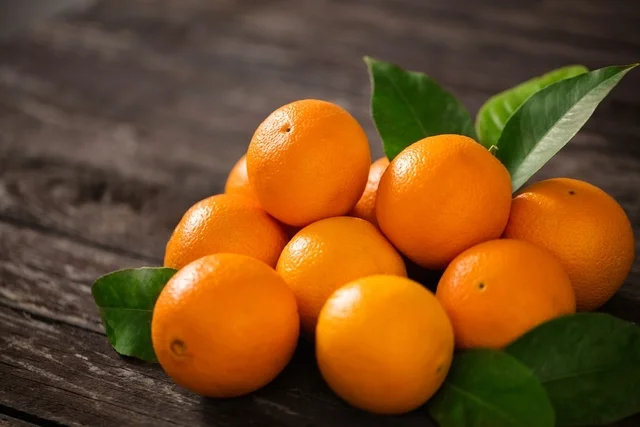
//> input picture 99_devcloud/laranja.jpg, 640 x 427 px, given in place of the camera
$ ./hsv-detect   (built with g++ and OpenCV 4)
//> lines starting //> are read from the running program, lines starting //| are printed output that depends on the picture; after the words box and inside, x2 and y2 are one past the last pixel; in counts of white or black regions, pixels touching at a corner belong together
/*
  @file hsv-detect.cpp
  @author Alessandro de Oliveira Faria (A.K.A. CABELO)
  @brief Example of how to identify object with the HSV color space. With the example in /samples/cpp/tutorial_code/ImgProc/Threshold_inRange.cpp, we can use the values lowH, lowS, lowV, highH, highS, highV in the inRange function. See the example in this video: https://www.youtube.com/watch?v=oPOv4P1EqTI . Questions and suggestions email to: Alessandro de Oliveira Faria cabelo[at]opensuse[dot]org or OpenCV Team.
  @date Aug 20, 2020
  @example /hsv-detect --obj1Lower="107 119 0" --obj1Upper="136 234 162" --label2="Bola"

OpenCV >= 4.0.0 : g++ `pkg-config --cflags opencv4` `pkg-config --libs opencv4` hsv-detect.cpp -o hsv-detect
OpenCV <  4.0.0 : g++ `pkg-config --cflags opencv` `pkg-config --libs opencv` hsv-detect.cpp -o hsv-detect
*/
#include <opencv2/dnn.hpp>
#include <opencv2/imgproc.hpp>
#include <opencv2/highgui.hpp>
#include <iostream>

std::string keys =
    "{ help  h     | | Print help message. }"
    "{ obj1Lower   |41 94 0|  HSV low value of the object1. }"
    "{ obj1Upper   |91 255 255| HSV high value of the object1. }"
    "{ obj2Lower   |134 116 82| HSV low value of the object2. }"
    "{ obj2Upper   |179 255 255| HSV high value of the object2. }"
    "{ minArea     | 1000 | Minimum area value. }"
    "{ label1      | Apple | Name of object1. }"
    "{ label2      | Lemon | Name of object2. }";

using namespace cv;
using namespace std;


Scalar calcLargestArea(Mat mask, vector<vector<Point>> &contours)
{
	int largest_contour_index = 0;
	int largest_area = 0;
	double a;
	dilate(mask,mask, Mat(), Point(-1,-1),1);
	erode(mask,mask, Mat(), Point(-1,-1), 3);
	findContours(mask, contours, RETR_LIST, CHAIN_APPROX_NONE);
   for( int i = 0; i< contours.size(); i++ )
   {
		a=contourArea( contours[i],false);
		if(a>largest_area)
		{
 			largest_area=a;
			largest_contour_index=i;
		}
	}
	return Scalar(largest_contour_index, largest_area,countNonZero(mask));
}

int main(int argc, char** argv)
{
	CommandLineParser parser(argc, argv, keys);
	parser = CommandLineParser(argc, argv, keys);
	parser.about("Use this example o run object detection with HSV using OpenCV.");
	if (parser.has("help"))
	{
		parser.printMessage();
		return 0;
	}

	String labels[] = { parser.get<String>("label1"), parser.get<String>("label2") };

	Scalar obj1Lower = parser.get<Scalar>("obj1Lower");
	Scalar obj1Upper = parser.get<Scalar>("obj1Upper");

	Scalar obj2Lower = parser.get<Scalar>("obj2Lower");
	Scalar obj2Upper = parser.get<Scalar>("obj2Upper");
	int minArea      = parser.get<int>("minArea");

	bool testObj;
	Mat frame,image,OutputImageMask1,OutputImageMask2;
	vector<vector<Point>>  contours;
	float _x,_y,radius;
	Scalar result;
	Point2f center,_center;
	int iLastX,iLastY = -1;


	VideoCapture cap;
	cap.open(0);

	cap>>frame;
//> frame is the input picture: 427 rows x 640 cols, CV_8UC3; mean B, G, R 33.3, 75.7, 117.3
	Mat imgLines = Mat::zeros( frame.size(), CV_8UC3 );
	while(true)
	{
		cap>>frame;
		cvtColor(frame, image,  COLOR_BGR2HSV);
//> image: 427 rows x 640 cols, CV_8UC3; mean H, S, V 16.2, 156.5, 120.1

		inRange(image,obj1Lower,obj1Upper,OutputImageMask1);
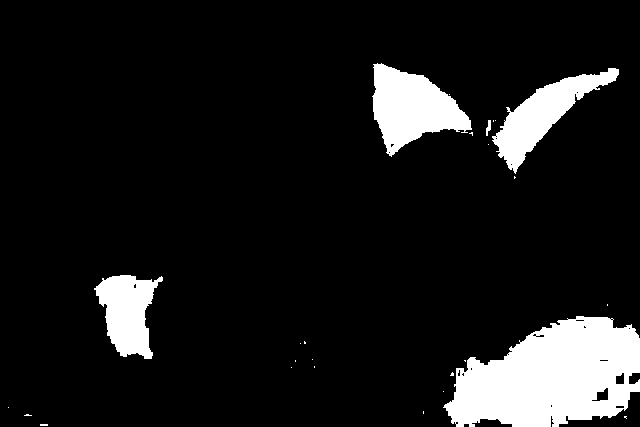
//> OutputImageMask1: 427 rows x 640 cols, CV_8UC1; 10.4% white; 26 white regions (21 under 20 px), largest, box (x1, y1, x2, y2) and area: (443, 316, 640, 427) 15217, (372, 63, 472, 157) 5236, (492, 68, 619, 174) 4295, (94, 275, 163, 359) 3496, (486, 120, 491, 136) 49
		inRange(image,obj2Lower,obj2Upper,OutputImageMask2);
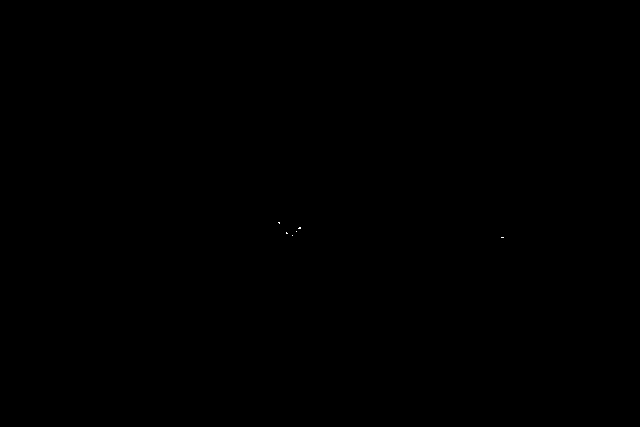
//> OutputImageMask2: 427 rows x 640 cols, CV_8UC1; 0.01% white in thin lines or dots, all inside (x1, y1, x2, y2) = (278, 222, 504, 238)

		testObj = (countNonZero(OutputImageMask1)> countNonZero(OutputImageMask2));
//> testObj = true
		result = calcLargestArea((testObj == 1?OutputImageMask1:OutputImageMask2),contours);
//> in calcLargestArea, `erode(mask,mask, Mat(), Point(-1,-1), 3);`:
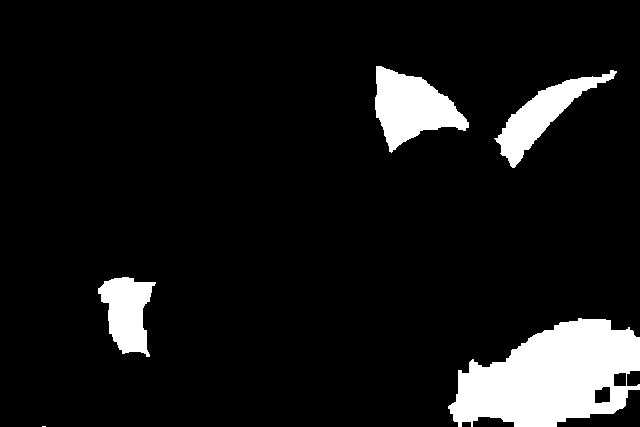
//> mask: 427 rows x 640 cols, CV_8UC1; 9% white; 5 white regions (1 under 20 px)
//> in calcLargestArea, `findContours(mask, contours, RETR_LIST, CHAIN_APPROX_NONE);`: contours = 7 contours, 1 with area under 20; largest, box (x1, y1, x2, y2) and area: (448, 318, 640, 427) 14018, (375, 66, 469, 153) 4346, (494, 70, 617, 168) 3236, (98, 277, 156, 357) 2740, (594, 386, 611, 404) 238, (613, 372, 627, 387) 174
//> the loop in calcLargestArea, `for( int i = 0; i< contours.size(); i++ )` made 7 passes
//> (a, largest_area) on passes 2, 4: (238.5, 238), (14017.5, 14017)
//> a on passes 1, 3, 5, 6, 7: 0, 174.5, 2739.5, 3235.5, 4346
//> after the loop in calcLargestArea, `for( int i = 0; i< contours.size(); i++ )`: largest_area = 14017; largest_contour_index = 3
//> result = Scalar(3, 14017, 24719)

		if(result[1]>minArea)
		{
			minEnclosingCircle( contours[result[0]], center, radius);
//> center = Point(544.4, 374.9); radius = 101.9
			cv::Moments m=cv::moments(contours[result[0]]);
//> m = moments, m00 14017.5, centre m10/m00, m01/m00 = (552.7, 376.8)
			_x = (m.m10/m.m00);
			_y = (m.m01/m.m00);
			_center = Point2f(_x,_y);

			if (iLastX >= 0 && iLastY >= 0 && _x >= 0 && _y >= 0)
			{
				line(imgLines,Point(iLastX,iLastY),Point(_x,_y),Scalar(0,0,255),2);
			}
			iLastX = _x;
//> iLastX = 552
			iLastY = _y;
//> iLastY = 376

			if(radius>10)
			{
				circle(frame, center, cvRound(radius), Scalar(0, 255, 255), 2, LINE_AA);
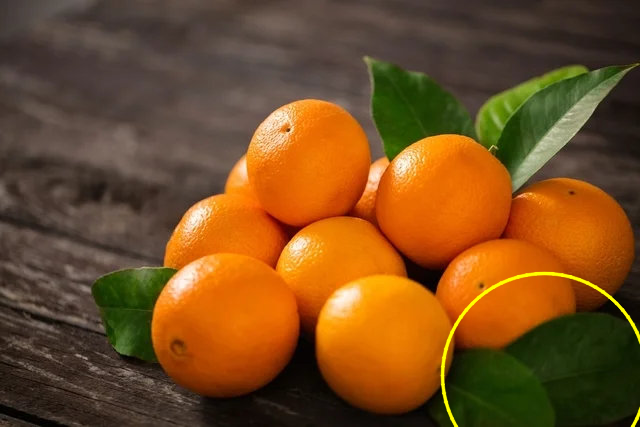
//> frame: 427 rows x 640 cols, CV_8UC3; 0.63% of pixels changed, all inside (x1, y1, x2, y2) = (440, 271, 640, 427)
				circle(frame, _center, 5, Scalar(255,0,0), -1, LINE_AA);
//> frame: 427 rows x 640 cols, CV_8UC3; 125 pixels changed, all inside (x1, y1, x2, y2) = (547, 371, 560, 384)
			}

			frame = frame + imgLines;
			imshow("image",frame);
			cv::displayOverlay("image",labels[testObj],2000);
		}
		else
		{
			imshow("image",frame);
			imgLines = Mat::zeros( frame.size(), CV_8UC3 );

		}
		if (waitKey(5) >= 0) break;
//> the Esc key is pressed
	}
//> after the loop, radius = 101.9
	cap.release();
}
